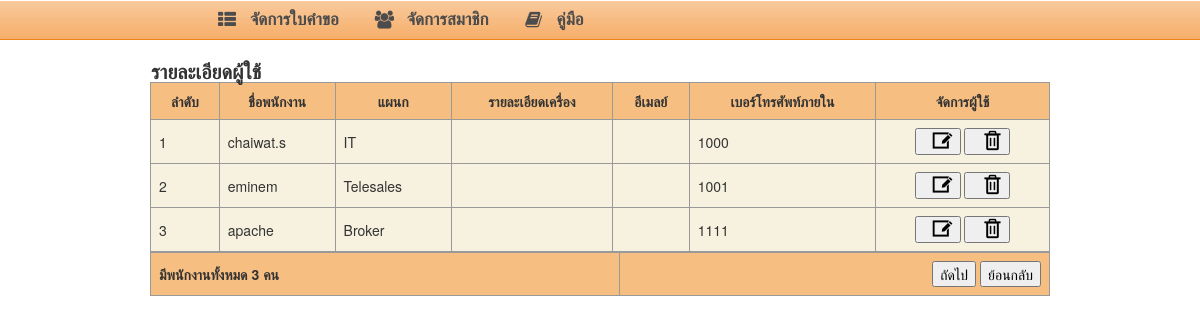
Page /Administration/users.php on the committed database.
### tables this page shows
CREATE TABLE `users` (
  `id` int(11) NOT NULL AUTO_INCREMENT,
  `username` varchar(255) DEFAULT NULL,
  `password` char(64) NOT NULL,
  `extension` char(16) DEFAULT NULL,
  `department` varchar(45) DEFAULT NULL,
  `status` enum('0','1','') NOT NULL DEFAULT '0',
  PRIMARY KEY (`id`),
  UNIQUE KEY `extension_UNIQUE` (`extension`)
);

### Administration/users.php (the view, shortened to what this page needs)
<!DOCTYPE html>
<html>
<head>
    <link href="../css/bootstrap.css" rel="stylesheet">
    <link rel="stylesheet" type="text/css" href="../css/table.css">
    <link rel="stylesheet" type="text/css" href="../admin-ui/flaticon.css">
</head>
<body>
<link rel="stylesheet" type="text/css" href="menu_files/swimbi.css"/>
           <link rel="stylesheet" type="text/css" href="Administration/menu_files/swimbi.css"/>
<div id="swimbi">
    <ul>
        <li id="lifirst"><a data-icon="&#xF00B;" href="http://">จัดการใบคำขอ</a>
        </li>
        <li><a data-icon="&#xF0C0;" href="#">จัดการสมาชิก</a>
        </li>
        <li id="lilast"><a data-icon="&#xF02D;" href="http://">คู่มือ</a>
        </li>
    </ul>
</div>
<p class="navbar-text pull-right">
            </p>
<br><br><br>
      <table width="900px" align="center" border="0">
      <tr>
      <td style="font-size:20px"><strong>รายละเอียดผู้ใช้</strong></td>
      </tr>
      </table>
      <table width="900px" class="imagetable" align="center" border="1px">
          <tr>
          <th>ลำดับ</th>
          <th>ชื่อพนักงาน</th>
          <th>แผนก</th>
          <th>รายละเอียดเครื่อง</th>
          <th>อีเมลย์</th>
          <th>เบอร์โทรศัพท์ภายใน</th>
          <th>จัดการผู้ใช้</th>
        </tr>
        <?php
        $sql="select*from users";
          $query = mysql_query($sql);
          $i=0;
          $n=1;
        while($result = mysql_fetch_array($query)){
          $user_name=$result["username"];
          $user_extension=$result["extension"];
          $user_department=$result["department"];
          $user_email=$result["email"];
          $i++;
        ?>
        <td><?php echo $n++; ?></td>
        <td><?php echo $user_name; ?></td>
        <td><?php
        if($user_department=="01") {
          echo "IT";
        }
        else if($user_department=="02") {
          echo "Telesales";
        }
        else if($user_department=="03") {
          echo "Broker";
        }
      ?>
      </td>
      <td>
      </td>
      <td><?php echo $user_email; ?></td>
      <td><?php echo $user_extension; ?></td>
      <td align="center">
            <a href=""><button><i class="flaticon-write19"></i></button></a>
            <a href=""><button><i class="flaticon-recycle69 "></i></button></a>
        </td>
         <?php } ?>
     </table>
    <table class="imagetable" width="900" align="center">
    <th align="left">มีพนักงานทั้งหมด <?php echo $i; ?> คน</th>
    <th align="right">
      <button>ถัดไป</button></td>
      <button>ย้อนกลับ</button></td>
    </th>
    </table>
</body>
</html>

### css/table.css (style rules this page uses)
table.imagetable th { background:#F7BE81; border-width: 1px; padding: 8px; border-style: solid; border-color: #999999; }
table.imagetable td { background:#F7F2E0; border-width: 1px; padding: 8px; border-style: solid; border-color: #999999; }

### Administration/menu_files/swimbi.css (style rules this page uses)
#swimbi { padding: 0px 0px 0px 0px; position: absolute; width: 85%; vertical-align: center; text-align: left; z-index: 9999; font-style: normal; font-variant: normal; font-weight: bold; left: 0px; }
#swimbi ul { float: left; padding: 0 0 0 200px; border-radius: 0px; box-shadow: 0px 1px 13px 0px rgba(255,255,255,0); margin: 0; width: 100%; text-align: none; list-style: none; position: relative; white-space: nowrap; display: inline-table; font-size: 0px; }
#swimbi a { font-family: Arial, Helvetica, sans-serif !important; }
#swimbi>ul>li { display: inline-block; vertical-align: top; font-size: 17px; position: relative; }
#swimbi ul li a { display: block; text-decoration: none; white-space: nowrap; }
#swimbi>ul>li>a { padding: 0px 18px; line-height: 40px; height: 40px; color: #4c4c4c; }
#swimbi ul>li>a:before, #swimbi>ul>li>a:after { color: #4c4c4c; font-family: FontAwesome; pointer-events: none; text-align: center; line-height: 40px; font-size: 18px; padding: 0 14px 0 0; font-style:normal; font-variant:normal; font-weight:normal; float:left; content:attr(data-icon); visibility:hidden; }
#swimbi>ul>li>a:after { visibility:visible; position:absolute; top:0; padding: 0; text-shadow: -1px -1px 0 rgba(255,255,255,0); left: 18px; transition: all .25s ease-out; transform: scale(4) translateX(15%) translateY(-7%);-webkit-transform: scale(4) translateX(15%) translateY(-7%);-ms-transform: scale(4) translateX(15%) translateY(-7%); opacity: 0; }
#swimbi>ul>li>a:before, #swimbi>ul>li>a:after { width: 18px; }
#swimbi>ul>li>a:before { color: #4c4c4c; visibility:visible; text-shadow: -1px -1px 0 rgba(255,255,255,0); }
.navbar-text { margin-bottom: 0; line-height: 40px; color: #777777; }
p { margin: 0 0 10px; }

### rows in the picture
users: username "chaiwat.s", department "IT", extension "1000"
users: username "eminem", department "Telesales", extension "1001"
users: username "apache", department "Broker", extension "1111"

### other values in the picture
$i "3"
